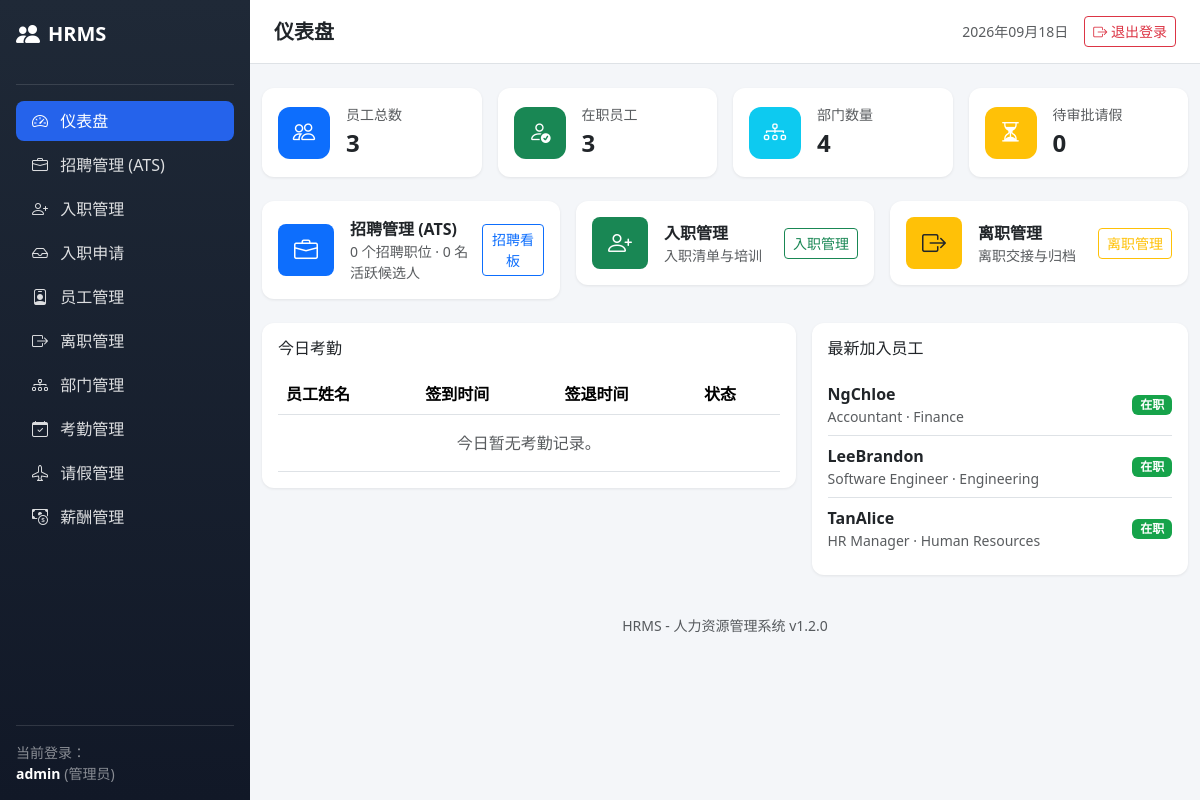
The page /public/index.php (signed in) on the database as committed earlier.
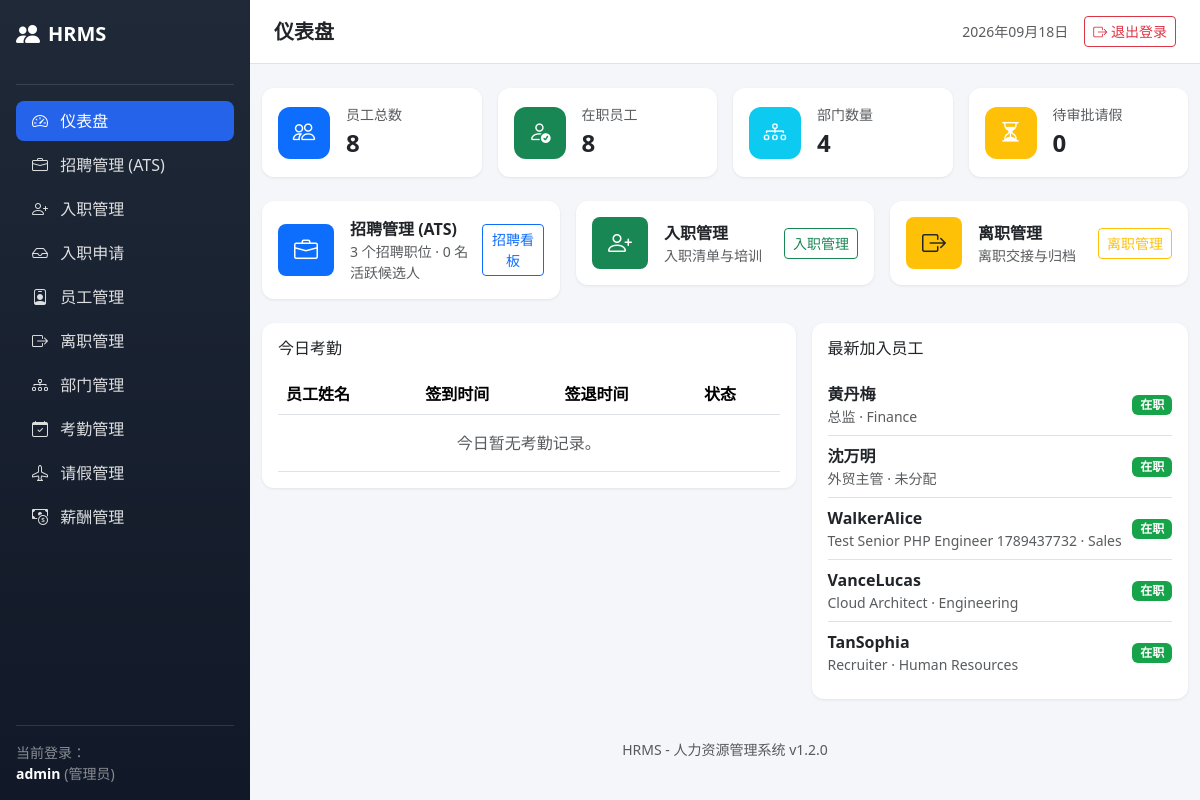
The same page on the database as committed later.
### tables this page shows
CREATE TABLE employees (
    id INTEGER PRIMARY KEY AUTOINCREMENT,
    employee_code TEXT NOT NULL UNIQUE,
    first_name TEXT NOT NULL,
    last_name TEXT NOT NULL,
    email TEXT NOT NULL UNIQUE,
    phone TEXT,
    gender TEXT CHECK (gender IN ('Male', 'Female', 'Other') OR gender IS NULL),
    dob TEXT,
    address TEXT,
    department_id INTEGER,
    designation TEXT,
    hire_date TEXT,
    salary NUMERIC NOT NULL DEFAULT 0,
    status TEXT NOT NULL DEFAULT 'Active' CHECK (status IN ('Active', 'Inactive', 'Terminated')),
    created_at TEXT NOT NULL DEFAULT CURRENT_TIMESTAMP,
    updated_at TEXT NOT NULL DEFAULT CURRENT_TIMESTAMP, id_number TEXT, ethnicity TEXT, household_address TEXT, emergency_contact TEXT, emergency_relation TEXT, emergency_phone TEXT, education TEXT,
    FOREIGN KEY (department_id) REFERENCES departments(id) ON DELETE SET NULL
);

CREATE TABLE departments (
    id INTEGER PRIMARY KEY AUTOINCREMENT,
    name TEXT NOT NULL,
    description TEXT,
    created_at TEXT NOT NULL DEFAULT CURRENT_TIMESTAMP
);

### app/controllers/DashboardController.php (called while the page is built, shortened)
<?php
class DashboardController extends Controller
{
    public function index()
    {
        $employeeModel = $this->model('Employee');
        $departmentModel = $this->model('Department');
        $leaveModel = $this->model('LeaveRequest');
        $attendanceModel = $this->model('Attendance');
        $jobModel = $this->model('JobOpening');
        $candidateModel = $this->model('Candidate');
        $data = [
            'pageTitle'       => '仪表盘',
            'totalEmployees'  => $employeeModel->count(),
            'activeEmployees' => $employeeModel->countActive(),
            'totalDepartments'=> $departmentModel->count(),
            'pendingLeaves'   => $leaveModel->countByStatus('Pending'),
            'openJobs'        => $jobModel->countOpen(),
            'activeCandidates'=> $candidateModel->countActive(),
            'todayAttendance' => $attendanceModel->allWithEmployee(date('Y-m-d')),
            'recentEmployees' => array_slice($employeeModel->allWithDepartment(), 0, 5),
        ];
        $this->render('dashboard/index', $data);
    }
}

### core/Router.php (called while the page is built, shortened)
<?php
class Router
{
    public function dispatch(string $url = '')
    {
        $url = trim($url, '/');
        $url = filter_var($url, FILTER_SANITIZE_URL);
        $segments = $url === '' ? [] : explode('/', $url);
        $action = $segments[1] ?? DEFAULT_ACTION;
        $params = array_slice($segments, 2);
        $controller = new $controllerClass();
        call_user_func_array([$controller, $action], $params);
    }
}

### public/index.php (called while the page is built, shortened)
<?php
require_once __DIR__ . '/../config/config.php';
$router = new Router();
$url = $_GET['url'] ?? '';
$router->dispatch($url);

### core/Model.php (called while the page is built, shortened)
<?php
class Model
{
    protected PDO $db;
    protected string $table = '';
    public function __construct()
    {
        $this->db = Database::getInstance();
    }
    public function count(array $conditions = []): int
    {
        $sql = "SELECT COUNT(*) as cnt FROM {$this->table}";
        $clauses = [];
        foreach ($conditions as $key => $value) {
            $clauses[] = "{$key} = :{$key}";
        }
        if (!empty($clauses)) {
            $sql .= ' WHERE ' . implode(' AND ', $clauses);
        }
        $stmt = $this->db->prepare($sql);
        $stmt->execute($conditions);
        return (int) $stmt->fetch()['cnt'];
    }
    protected function query(string $sql, array $params = [])
    {
        $stmt = $this->db->prepare($sql);
        $stmt->execute($params);
        return $stmt;
    }
}

### config/config.php (called while the page is built, shortened)
<?php
spl_autoload_register(function ($class) {
    $paths = [
        __DIR__ . '/../core/' . $class . '.php',
        __DIR__ . '/../app/controllers/' . $class . '.php',
        __DIR__ . '/../app/models/' . $class . '.php',
    ];
    foreach ($paths as $path) {
        if (file_exists($path)) {
            return;
        }
    }
});

### core/Database.php (called while the page is built, shortened)
<?php
class Database
{
    private static ?PDO $instance = null;
    public static function getInstance(): PDO
    {
        if (self::$instance === null) {
            $databaseExists = file_exists(DB_PATH);
            $dsn = 'sqlite:' . DB_PATH;
            $options = [
                PDO::ATTR_ERRMODE            => PDO::ERRMODE_EXCEPTION,
                PDO::ATTR_DEFAULT_FETCH_MODE => PDO::FETCH_ASSOC,
                PDO::ATTR_EMULATE_PREPARES   => false,
            ];
            try {
                self::$instance = new PDO($dsn, null, null, $options);
                self::$instance->exec('PRAGMA foreign_keys = ON');
                if (!$databaseExists || !self::$instance->query("SELECT 1 FROM sqlite_master WHERE type = 'table' AND name = 'users'")->fetchColumn()) {
                    $schema = file_get_contents(__DIR__ . '/../database/schema.sql');
                    if ($schema === false || self::$instance->exec($schema) === false) {
                        throw new RuntimeException('Unable to initialize the SQLite schema.');
                    }
                } else {
                    self::ensureAdditionalTables(self::$instance);
                }
            } catch (PDOException $e) {
                error_log($e->getMessage());
                die('Database connection failed. Check the application configuration.');
            } catch (RuntimeException $e) {
                error_log($e->getMessage());
                die('Database initialization failed. Check database/schema.sql.');
            }
        }
        return self::$instance;
    }
    private static function ensureAdditionalTables(PDO $pdo): void
    {
        $hasOffboarding = $pdo->query("SELECT 1 FROM sqlite_master WHERE type = 'table' AND name = 'offboarding_employees'")->fetchColumn();
        $hasRecruitment = $pdo->query("SELECT 1 FROM sqlite_master WHERE type = 'table' AND name = 'candidates'")->fetchColumn();
        $hasOnboardingApplications = $pdo->query("SELECT 1 FROM sqlite_master WHERE type = 'table' AND name = 'onboarding_applications'")->fetchColumn();
    }
}

### app/models/Employee.php (called while the page is built, shortened)
<?php
class Employee extends Model
{
    public function allWithDepartment()
    {
        $sql = "SELECT e.*, d.name as department_name
                FROM employees e
                LEFT JOIN departments d ON e.department_id = d.id
                WHERE e.status != 'Terminated'
                ORDER BY e.id DESC";
        return $this->query($sql)->fetchAll();
    }
    public function countActive(): int
    {
        return $this->count(['status' => 'Active']);
    }
}

### app/models/LeaveRequest.php (called while the page is built, shortened)
<?php
class LeaveRequest extends Model
{
    public function countByStatus(string $status): int
    {
        return $this->count(['status' => $status]);
    }
}

### app/models/JobOpening.php (called while the page is built, shortened)
<?php
class JobOpening extends Model
{
    public function countOpen(): int
    {
        return $this->count(['status' => 'Open']);
    }
}

### app/models/Candidate.php (called while the page is built, shortened)
<?php
class Candidate extends Model
{
    public function countActive(): int
    {
        $sql = "SELECT COUNT(*) as cnt FROM candidates WHERE stage IN ('Applied', 'Screening', 'Interview', 'Offered')";
        return (int) $this->query($sql)->fetch()['cnt'];
    }
}

### app/models/Attendance.php (called while the page is built, shortened)
<?php
class Attendance extends Model
{
    public function allWithEmployee(string $date = null)
    {
        $sql = "SELECT a.*, e.first_name, e.last_name, e.employee_code
                FROM attendance a
                JOIN employees e ON a.employee_id = e.id";
        $params = [];
        if ($date) {
            $sql .= " WHERE a.attendance_date = :date";
            $params['date'] = $date;
        }
        $sql .= " ORDER BY a.attendance_date DESC, e.first_name ASC";
        return $this->query($sql, $params)->fetchAll();
    }
}

### app/views/dashboard/index.php (the view, shortened to what the changed rows need)
<div class="row g-3 mb-4">
    <div class="col-md-3">
        <div class="card stat-card p-3 d-flex flex-row align-items-center gap-3">
            <div>
                <div class="text-muted small">员工总数</div>
                <div class="fs-4 fw-bold"><?php echo $totalEmployees; ?></div>
            </div>
        </div>
    </div>
    <div class="col-md-3">
        <div class="card stat-card p-3 d-flex flex-row align-items-center gap-3">
            <div>
                <div class="text-muted small">在职员工</div>
                <div class="fs-4 fw-bold"><?php echo $activeEmployees; ?></div>
            </div>
        </div>
    </div>
</div>
<?php if (in_array($_SESSION['user_role'] ?? '', ['admin', 'hr'])): ?>
<div class="row g-3 mb-4">
    <div class="col-md-4">
        <div class="card p-3 d-flex flex-row align-items-center justify-content-between">
            <div class="d-flex align-items-center gap-3">
                <div class="icon bg-primary text-white rounded-3 p-2 px-3 fs-4"><i class="bi bi-briefcase"></i></div>
                <div>
                    <div class="fw-semibold">招聘管理 (ATS)</div>
                    <div class="text-muted small"><?php echo (int)($openJobs ?? 0); ?> 个招聘职位 · <?php echo (int)($activeCandidates ?? 0); ?> 名活跃候选人</div>
                </div>
            </div>
            <a href="<?php echo BASE_URL; ?>/recruitment/ats" class="btn btn-sm btn-outline-primary">招聘看板</a>
        </div>
    </div>
    <div class="col-md-4">
        <div class="card p-3 d-flex flex-row align-items-center justify-content-between">
            <div class="d-flex align-items-center gap-3">
                <div class="icon bg-success text-white rounded-3 p-2 px-3 fs-4"><i class="bi bi-person-plus"></i></div>
                <div>
                    <div class="fw-semibold">入职管理</div>
                    <div class="text-muted small">入职清单与培训</div>
                </div>
            </div>
            <a href="<?php echo BASE_URL; ?>/onboarding" class="btn btn-sm btn-outline-success">入职管理</a>
        </div>
    </div>
    <div class="col-md-4">
        <div class="card p-3 d-flex flex-row align-items-center justify-content-between">
            <div class="d-flex align-items-center gap-3">
                <div class="icon bg-warning text-dark rounded-3 p-2 px-3 fs-4"><i class="bi bi-box-arrow-right"></i></div>
                <div>
                    <div class="fw-semibold">离职管理</div>
                    <div class="text-muted small">离职交接与归档</div>
                </div>
            </div>
            <a href="<?php echo BASE_URL; ?>/offboarding" class="btn btn-sm btn-outline-warning">离职管理</a>
        </div>
    </div>
</div>
<?php endif; ?>
<?php
$statusCn = [
    'Present' => '出勤', 'Absent' => '缺勤', 'Late' => '迟到', 'Half Day' => '半天假', 'Leave' => '请假',
    'Active' => '在职', 'On Leave' => '休假', 'Terminated' => '已离职'
];
?>
<div class="row g-3">
    <div class="col-md-7">
        <div class="card p-3">
            <div class="table-responsive">
                <table class="table table-hover align-middle mb-0">
                    <thead>
                        <tr><th>员工姓名</th><th>签到时间</th><th>签退时间</th><th>状态</th></tr>
                    </thead>
                </table>
            </div>
        </div>
    </div>
    <div class="col-md-5">
        <div class="card p-3">
            <ul class="list-group list-group-flush">
                <?php foreach ($recentEmployees as $e): ?>
                    <li class="list-group-item d-flex justify-content-between align-items-center px-0">
                        <div>
                            <div class="fw-semibold"><?php echo htmlspecialchars($e['last_name'] . $e['first_name']); ?></div>
                            <div class="text-muted small"><?php echo htmlspecialchars($e['designation'] ?? ''); ?> · <?php echo htmlspecialchars($e['department_name'] ?? '未分配'); ?></div>
                        </div>
                        <span class="badge badge-status-<?php echo $e['status']; ?>"><?php echo $statusCn[$e['status']] ?? $e['status']; ?></span>
                    </li>
                <?php endforeach; ?>
            </ul>
        </div>
    </div>
</div>

Rows that differ between the two databases and show on the page:
no longer on this page (row unchanged): employees: last_name+first_name "NgChloe", designation "Accountant", department.name "Finance", status "在职"
no longer on this page (row unchanged): employees: last_name+first_name "LeeBrandon", designation "Software Engineer", department.name "Engineering", status "在职"
no longer on this page (row unchanged): employees: last_name+first_name "TanAlice", designation "HR Manager", department.name "Human Resources", status "在职"
added employees: last_name+first_name "黄丹梅", designation "总监", department.name "Finance", status "在职"
added employees: last_name+first_name "沈万明", designation "外贸主管", department_name "未分配", status "在职"
added employees: last_name+first_name "WalkerAlice", designation "Test Senior PHP Engineer 1789437732", department.name "Sales", status "在职"
added employees: last_name+first_name "VanceLucas", designation "Cloud Architect", department.name "Engineering", status "在职"
added employees: last_name+first_name "TanSophia", designation "Recruiter", department.name "Human Resources", status "在职"
Other text that changed with them:
$totalEmployees: "3" → "8"
$activeEmployees: "3" → "8"
$openJobs: "0" → "3"
